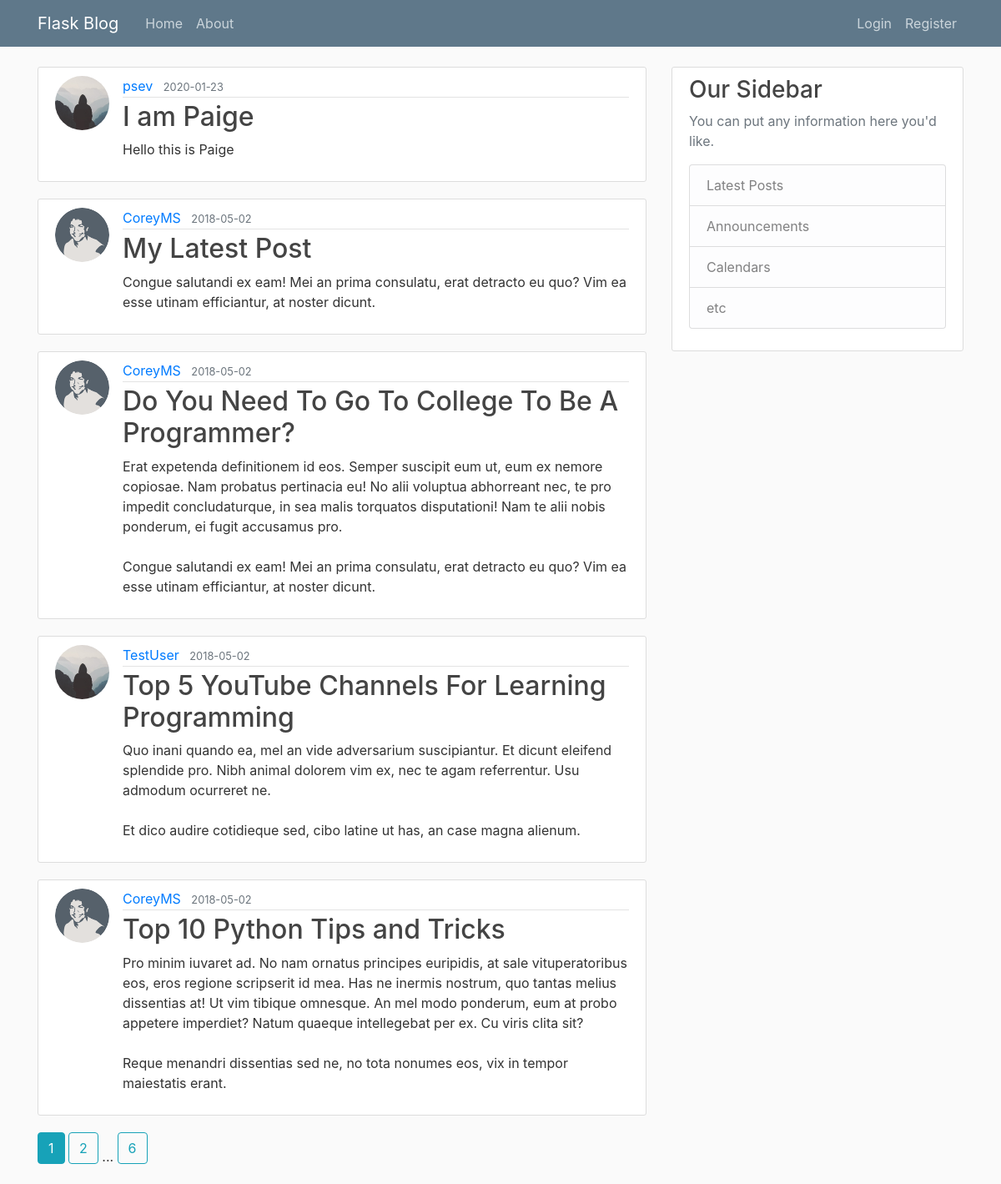
Page /home on the earlier database version.
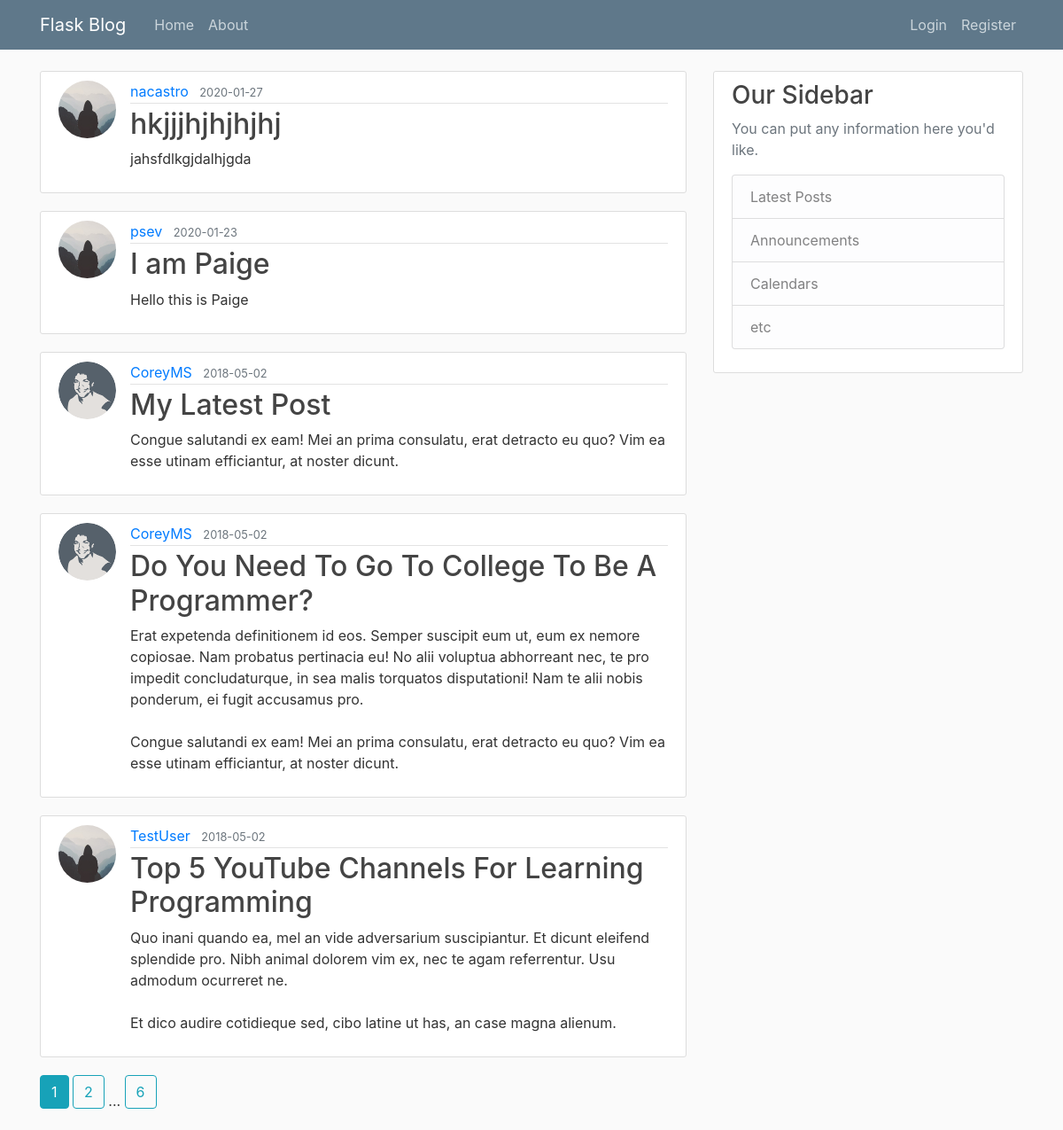
Same page on the later database version.
### flaskblog/models.py (models this page shows, shortened)
class Post(db.Model):
    id = db.Column(db.Integer, primary_key=True)
    title = db.Column(db.String(100), nullable=False)
    date_posted = db.Column(db.DateTime, nullable=False, default=datetime.utcnow)
    content = db.Column(db.Text, nullable=False)
    user_id = db.Column(db.Integer, db.ForeignKey('user.id'), nullable=False)

class User(db.Model, UserMixin):
    id = db.Column(db.Integer, primary_key=True)
    username = db.Column(db.String(20), unique=True, nullable=False)
    email = db.Column(db.String(120), unique=True, nullable=False)
    image_file = db.Column(db.String(20), nullable=False, default='default.jpg')
    password = db.Column(db.String(60), nullable=False)
    posts = db.relationship('Post', backref='author', lazy=True)

### flaskblog/main/routes.py (the view)
@main.route("/")
@main.route("/home")
def home():
    page = request.args.get('page', 1, type=int)
    posts = Post.query.order_by(Post.date_posted.desc()).paginate(page=page, per_page=5)
    return render_template('home.html', posts=posts)

### flaskblog/templates/home.html
{% extends "layout.html" %}
{% block content %}
    {% for post in posts.items %}
        <article class="media content-section">
          <img class="rounded-circle article-img" src="{{ url_for('static', filename='profile_pics/' + post.author.image_file) }}">
          <div class="media-body">
            <div class="article-metadata">
              <a class="mr-2" href="{{ url_for('users.user_posts', username=post.author.username) }}">{{ post.author.username }}</a>
              <small class="text-muted">{{ post.date_posted.strftime('%Y-%m-%d') }}</small>
            </div>
            <h2><a class="article-title" href="{{ url_for('posts.post', post_id=post.id) }}">{{ post.title }}</a></h2>
            <p class="article-content">{{ post.content }}</p>
          </div>
        </article>
    {% endfor %}
    {% for page_num in posts.iter_pages(left_edge=1, right_edge=1, left_current=1, right_current=2) %}
      {% if page_num %}
        {% if posts.page == page_num %}
          <a class="btn btn-info mb-4" href="{{ url_for('main.home', page=page_num) }}">{{ page_num }}</a>
        {% else %}
          <a class="btn btn-outline-info mb-4" href="{{ url_for('main.home', page=page_num) }}">{{ page_num }}</a>
        {% endif %}
      {% else %}
        ...
      {% endif %}
    {% endfor %}
{% endblock content %}

### flaskblog/templates/layout.html (shortened to what this page needs)
<!DOCTYPE html>
<html>
<head>
    <link rel="stylesheet" href="https://maxcdn.bootstrapcdn.com/bootstrap/4.0.0/css/bootstrap.min.css">
    <link rel="stylesheet" type="text/css" href="{{ url_for('static', filename='main.css') }}">
</head>
<body>
    <header class="site-header">
      <nav class="navbar navbar-expand-md navbar-dark bg-steel fixed-top">
        <div class="container">
          <a class="navbar-brand mr-4" href="/">Flask Blog</a>
          <div class="collapse navbar-collapse" id="navbarToggle">
            <div class="navbar-nav mr-auto">
              <a class="nav-item nav-link" href="{{ url_for('main.home') }}">Home</a>
              <a class="nav-item nav-link" href="{{ url_for('main.about') }}">About</a>
            </div>
            <div class="navbar-nav">
              {% if current_user.is_authenticated %}
                <a class="nav-item nav-link" href="{{ url_for('posts.new_post') }}">New Post</a>
                <a class="nav-item nav-link" href="{{ url_for('users.account') }}">Account</a>
                <a class="nav-item nav-link" href="{{ url_for('users.logout') }}">Logout</a>
              {% else %}
                <a class="nav-item nav-link" href="{{ url_for('users.login') }}">Login</a>
                <a class="nav-item nav-link" href="{{ url_for('users.register') }}">Register</a>
              {% endif %}
            </div>
          </div>
        </div>
      </nav>
    </header>
    <main role="main" class="container">
      <div class="row">
        <div class="col-md-8">
          {% block content %}{% endblock %}
        </div>
        <div class="col-md-4">
          <div class="content-section">
            <h3>Our Sidebar</h3>
            <p class='text-muted'>You can put any information here you'd like.
              <ul class="list-group">
                <li class="list-group-item list-group-item-light">Latest Posts</li>
                <li class="list-group-item list-group-item-light">Announcements</li>
                <li class="list-group-item list-group-item-light">Calendars</li>
                <li class="list-group-item list-group-item-light">etc</li>
              </ul>
            </p>
          </div>
        </div>
      </div>
    </main>
</body>
</html>

### flaskblog/static/main.css (style rules this page uses)
body { background: #fafafa; color: #333333; margin-top: 5rem; }
h1, h2, h3, h4, h5, h6 { color: #444444; }
.bg-steel { background-color: #5f788a; }
.site-header .navbar-nav .nav-link { color: #cbd5db; }
.content-section { background: #ffffff; padding: 10px 20px; border: 1px solid #dddddd; border-radius: 3px; margin-bottom: 20px; }
.article-title { color: #444444; }
.article-content { white-space: pre-line; }
.article-img { height: 65px; width: 65px; margin-right: 16px; }
.article-metadata { padding-bottom: 1px; margin-bottom: 4px; border-bottom: 1px solid #e3e3e3 }

Differences in the rows shown:
no longer on this page (row unchanged): Post: image_file (picture), author.username "CoreyMS", date_posted "2018-05-02", title "Top 10 Python Tips and Tricks", content "Pro minim iuvaret ad. No nam ornatus principes euripidis, at sale vituperatoribus eos, eros regione scripserit id mea. Has ne inermis nostrum, quo tantas melius dissentias at! Ut vim tibique omnesque. An mel modo ponderum, eum at probo appetere imperdiet? Natum quaeque intellegebat per ex. Cu viris clita sit? Reque menandri dissentias sed ne, no tota nonumes eos, vix in tempor maiestatis erant."
added Post: image_file (placeholder picture), author.username "nacastro", date_posted "2020-01-27", title "hkjjjhjhjhjhj", content "jahsfdlkgjdalhjgda"
